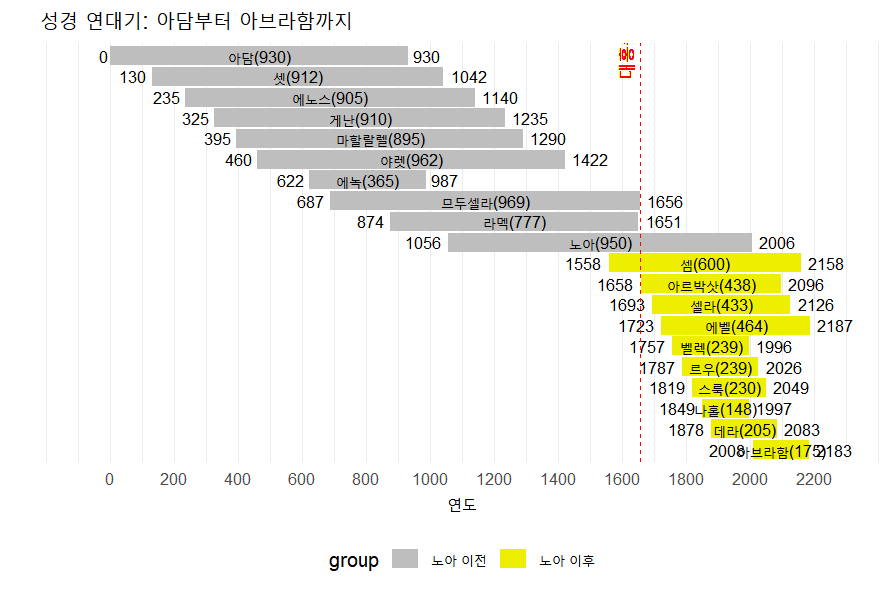

The R source for this figure:
# 필요한 라이브러리 로드
library(ggplot2)
library(dplyr)


# 데이터 생성
data <- data.frame(
  name = c("아담", "셋", "에노스", "게난", "마할랄렐", "야렛", "에녹", "므두셀라", "라멕", "노아", "셈", "아르박삿", "셀라", "에벨", "벨렉", "르우", "스룩", "나홀", "데라", "아브라함"),
  birth = c(0, 130, 235, 325, 395, 460, 622, 687, 874, 1056, 1558, 1658, 1693, 1723, 1757, 1787, 1819, 1849, 1878, 2008),
  life = c(930, 912, 905, 910, 895, 962, 365, 969, 777, 950, 600, 438, 433, 464, 239, 239, 230, 148, 205, 175),
  group = c(rep("노아 이전", 10), rep("노아 이후", 10))
)

# 데이터 처리
data <- data %>%
  mutate(end = birth + life,
         label_position = birth + life / 2,
         name_life = paste0(name, "(", life, ")"))

# 그래프 생성
ggplot(data, aes(y = reorder(name, -birth))) +
  geom_segment(aes(x = birth, xend = end, yend = name, color = group), size = 5) +
  geom_text(aes(x = birth, label = birth), hjust = 1.2, size = 3) +
  geom_text(aes(x = label_position, label = name_life), vjust = 0.5, size = 3) +
  geom_text(aes(x = end, label = end), hjust = -0.2, size = 3) +
  geom_vline(xintercept = 1656, color = "red", linetype = "dashed") +
  geom_text(aes(x = 1656, y = 20, label = "대홍수"), angle = 90, vjust = -0.5, color = "red", size = 4) +
  scale_x_continuous(breaks = seq(0, 2200, by = 200), limits = c(-100, 2300)) +
  scale_color_manual(values = c("노아 이전" = "gray", "노아 이후" = "yellow2")) +
  labs(title = "성경 연대기: 아담부터 아브라함까지",
       x = "연도", y = "") +
  theme_minimal() +
  theme(axis.text.y = element_blank(),
        panel.grid.major.y = element_blank(),
        panel.grid.minor.y = element_blank(),
        legend.position = "bottom")
